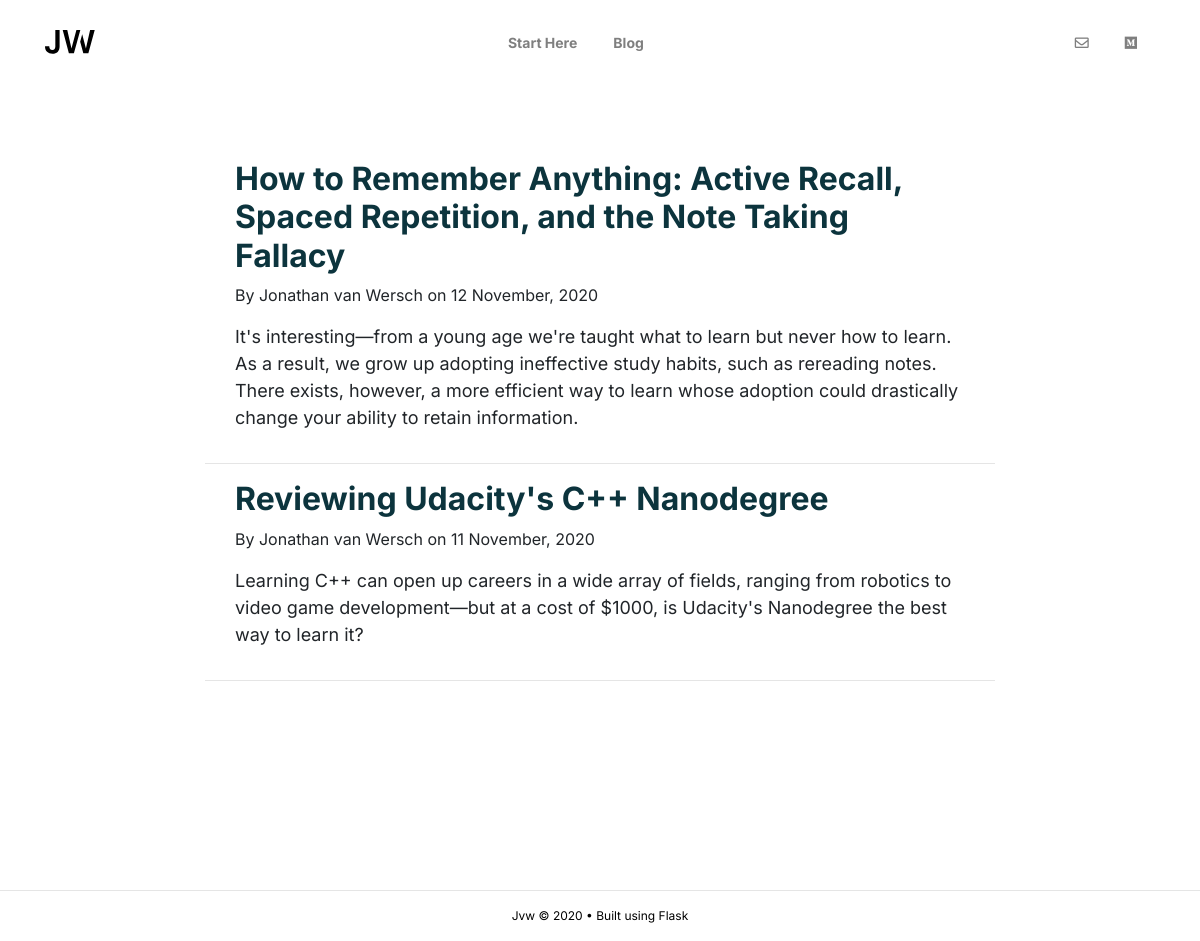
/blog, run on an earlier commit of the app's database.
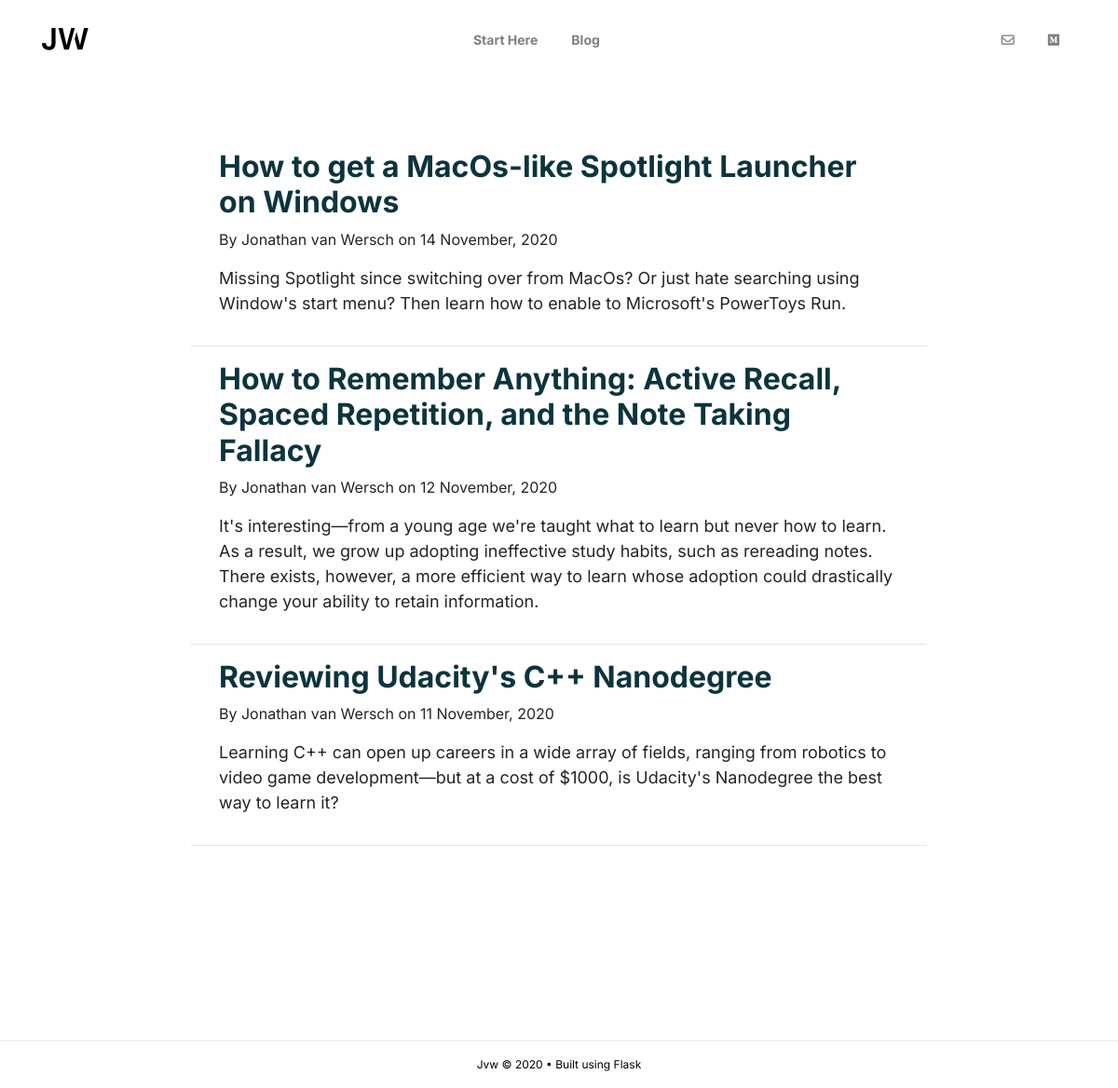
And on a later commit of the database.
### flaskblog/models.py (models this page shows, shortened)
class Post(db.Model):
    id = db.Column(db.Integer, primary_key=True)
    title = db.Column(db.String(100), nullable=False)
    url_title = db.Column(db.String(100), nullable=False)
    date_posted = db.Column(db.DateTime, nullable=False, default=datetime.utcnow)
    author = db.Column(db.String(100), nullable=False)
    summary = db.Column(db.Text, nullable=False)
    content = db.Column(db.Text, nullable=False)
    image = db.Column(db.String(1000), nullable=False)

### flaskblog/routes.py (the view)
@app.route("/blog")
def blog():
    post = Post.query.order_by(Post.date_posted.desc())
    return render_template('blog.html', title = 'Blog', post=post, content=content)

### flaskblog/templates/blog.html (shortened to what this page needs)
{% extends "layout.html" %}
{% block content %}
{% for post in post %}
<div class="row">
    <div class="col-lg-2"></div>
        <div class="col-lg-8">
        <a class="block" href="/blog/{{ post.id }}/{{ post.url_title }}">
            <article class="media content-section">
                <div class="media-body">
                    <div class="article-metadata">
                        <a class="article-title" href="/blog/{{ post.id }}/{{ post.url_title }}"><h2 class="article-title">{{ post.title }}</h2></a>
                        <p class="mr-2">By Jonathan van Wersch on {{ post.date_posted.strftime("%d %B, %Y") }}</p>
                    </div>
                    <p class="article-content">{{ post.summary|safe }}</p>
                </div>
            </article>
        </a>
        </div>
        <div class="col-lg-2"></div>
        <hr class="col-lg-8 solid">
    </div>
{% endfor %}
{% endblock content %}

### flaskblog/templates/layout.html (shortened to what this page needs)
<!DOCTYPE html>
<html>
<head>
    <meta name="viewport" content="width=device-width, initial-scale=1, shrink-to-fit=no">    <link rel="stylesheet" type="text/css" href="{{ url_for('static', filename='main.css') }}">
     <link rel="stylesheet" href="https://cdn.jsdelivr.net/npm/bootstrap@4.5.3/dist/css/bootstrap.min.css"
>
    <link rel="stylesheet" href="https://cdnjs.cloudflare.com/ajax/libs/font-awesome/5.15.1/css/all.min.css"
 />
    <link rel="stylesheet" href="">
</head>
<body>
    <header class="site-header">
        <nav class="navbar fixed-top navbar-light navbar-expand-md justify-content-center"
            style="background-color: #ffffff;">
            <div class="container">
                <a class="navbar-brand mr-0" href="/">
                    <img src="/static/logo_jvw.svg" class="logo" width="50" height="58" alt="">
                </a>
                <div class="navbar-collapse collapse justify-content-between align-items-center w-100"
                    id="navbarToggle">
                    <ul class="navbar-nav mx-auto text-center">
                        <li class="nav-item">
                            <a class="nav-link" style= "font-weight: bold" href="/">Start Here</a>
                        </li>
                        <li class="nav-item">
                            <a class="nav-link" style = "font-weight: bold" href="/blog">Blog</a>
                        </li>
                    </ul>
                    <ul class="nav navbar-nav flex-row justify-content-center flex-nowrap">
                        <li class="nav-item">
                            <a class="nav-link" href="mailto:jonathanvwersch@gmail.com">
                                <i class="far fa-envelope fa-1x"></i></a>
                        </li>
                        <li class="nav-item">
                            <a class="nav-link" href="https://medium.com/@jonathanvwersch">
                                <i class="fab fa-medium fa-1x"></i></a>
                        </li>
                    </ul>
                </div>
            </div>
        </nav>
    </header>
    <main role="main" class="container">
        {% block content %}{% endblock %}
    </main>
    <br>
    <br>
    <br>
    <br>
    <br>
    <br>
    <footer>
        <hr class="solid">
        <p style="font-size: 12px";>Jvw &copy
            <script>document.write(new Date().getFullYear());</script> • Built using Flask</p>
    </footer>
</body>
</html>

### flaskblog/static/main.css (style rules this page uses)
body { background: #ffffff!important; font-family: 'Inter', sans-serif !important; position: relative; padding-bottom: 100px; min-height: 100vh; }
main.container { padding-top: 10em; }
a.nav-link { font-size: 14px; }
.nav-item { padding-left: 10px; padding-right: 10px; }
footer { position: absolute; background-color: #ffffff; text-align: center; color: black; bottom: 0; left: 0; width: 100%; }
ul { list-style: none; padding-left: 0; }
h1, h2, h3, h4, h5, h6 { color: #0C343D; font-weight: bold!important; }
h2 { font-size: 32px!important; }
li { font-size: 16px; }
p { font-size: 16px; }
p.article-content { font-size: 18px; }
::placeholder { color: black; }

What changed in the data, as far as the page shows it:
added Post: title "How to get a MacOs-like Spotlight Launcher on Windows", date_posted "14 November, 2020", summary "Missing Spotlight since switching over from MacOs? Or just hate searching using Window's start menu? Then learn how to enable to Microsoft's PowerToys Run."
